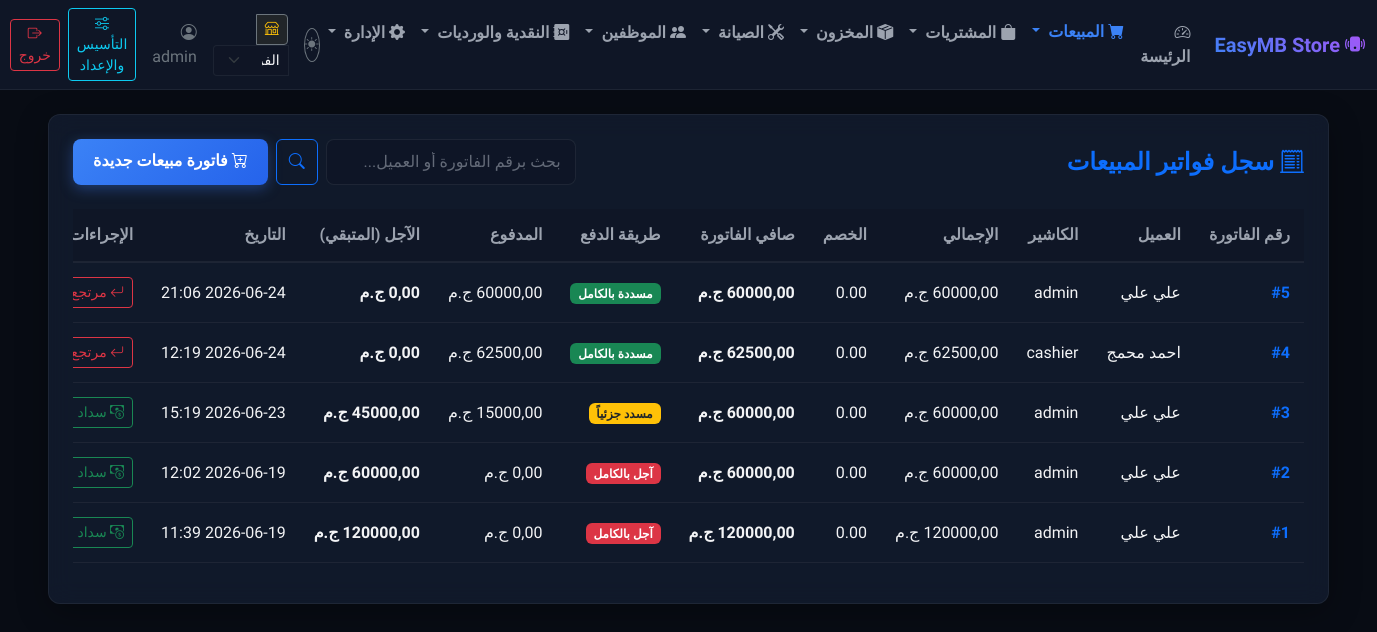
The app's page /sales/ (signed in) with its own data.
### erp/models.py (models this page shows, shortened)
class SaleInvoice(models.Model):
    branch = models.ForeignKey(Branch, on_delete=models.CASCADE, default=1, verbose_name="الفرع")
    shift = models.ForeignKey(CashShift, on_delete=models.PROTECT, verbose_name="الوردية")
    cashier = models.ForeignKey(User, on_delete=models.PROTECT, verbose_name="الكاشير")
    customer = models.ForeignKey(Contact, on_delete=models.PROTECT, verbose_name="العميل")
    date_created = models.DateTimeField(auto_now_add=True, verbose_name="تاريخ الفاتورة")
    total_amount = models.DecimalField(max_digits=12, decimal_places=2, verbose_name="الإجمالي")
    discount = models.DecimalField(max_digits=10, decimal_places=2, default=0.00, verbose_name="الخصم")
    traded_in_device = models.ForeignKey(Device, on_delete=models.SET_NULL, null=True, blank=True, related_name='traded_in_invoice', verbose_name="الجهاز المستبدل")
    trade_in_value = models.DecimalField(max_digits=10, decimal_places=2, default=0.00, verbose_name="قيمة الاستبدال")
    net_amount = models.DecimalField(max_digits=12, decimal_places=2, verbose_name="الصافي")
    points_earned = models.IntegerField(default=0, verbose_name="نقاط مكتسبة")
    points_redeemed = models.IntegerField(default=0, verbose_name="نقاط مستبدلة")
    points_discount = models.DecimalField(max_digits=10, decimal_places=2, default=0.00, verbose_name="خصم النقاط المستبدلة")
    gift_card = models.ForeignKey('GiftCard', on_delete=models.SET_NULL, null=True, blank=True, verbose_name="بطاقة الهدية المستخدمة")
    gift_card_deduction = models.DecimalField(max_digits=10, decimal_places=2, default=0.00, verbose_name="المخصوم من بطاقة الهدية")
    PAYMENT_METHOD_CHOICES = (
        ('cash', 'نقدي (كاش)'),
        ('credit', 'آجل بالكامل'),
        ('partial', 'مسدد جزئياً'),
    )
    payment_method = models.CharField(max_length=20, choices=PAYMENT_METHOD_CHOICES, default='cash', verbose_name="طريقة الدفع")
    paid_amount = models.DecimalField(max_digits=12, decimal_places=2, default=0.00, verbose_name="المبلغ المدفوع")
    @property
    def remaining_amount(self):
        return self.net_amount - self.paid_amount
    class Meta:
        verbose_name = "فاتورة مبيعات"
        verbose_name_plural = "فواتير المبيعات"

class Contact(models.Model):
    CONTACT_TYPES = (
        ('customer', 'عميل'),
        ('supplier', 'مورد شركات'),
        ('used_seller', 'بائع أجهزة مستعملة (فرد)'),
    )
    name = models.CharField(max_length=255, verbose_name="الاسم")
    branch = models.ForeignKey(Branch, on_delete=models.CASCADE, default=1, verbose_name="الفرع")
    phone = models.CharField(max_length=20, unique=True, validators=[phone_validator], verbose_name="رقم الهاتف")
    contact_type = models.CharField(max_length=20, choices=CONTACT_TYPES, verbose_name="نوع جهة الاتصال")
    national_id = models.CharField(max_length=14, blank=True, null=True, validators=[national_id_validator], verbose_name="الرقم القومي")
    address = models.TextField(blank=True, null=True, verbose_name="العنوان")
    loyalty_points = models.IntegerField(default=0, verbose_name="رصيد نقاط الولاء")
    opening_balance = models.DecimalField(max_digits=12, decimal_places=2, default=0.00, verbose_name="رصيد أول المدة")
    class Meta:
        verbose_name = "جهة اتصال"
        verbose_name_plural = "جهات الاتصال"

### erp/views.py (the view)
# urls.py: path('sales/', views.sale_invoice_list, name='sale_list'),
@login_required
@permission_required('erp.view_saleinvoice', raise_exception=True)
def sale_invoice_list(request):
    from django.core.paginator import Paginator
    from django.db.models import Q
    query = request.GET.get('q', '')
    invoices = SaleInvoice.objects.filter(branch__in=[request.branch] if request.branch else request.user_allowed_branches).select_related('customer', 'cashier').order_by('-date_created')
    if query:
        invoices = invoices.filter(
            Q(id__icontains=query) |
            Q(customer__name__icontains=query) |
            Q(customer__phone__icontains=query)
        )
    paginator = Paginator(invoices, 20)
    page_number = request.GET.get('page')
    page_obj = paginator.get_page(page_number)
    from erp.models import Treasury
    active_treasuries = Treasury.objects.filter(is_active=True)
    return render(request, 'erp/sale_invoice_list.html', {
        'page_obj': page_obj,
        'query': query,
        'active_treasuries': active_treasuries,
    })

### erp/templates/erp/sale_invoice_list.html (shortened to what this page needs)
{% extends 'erp/base.html' %}
{% block content %}
<div class="glass-card p-4">
    <div class="d-flex flex-wrap justify-content-between align-items-center mb-4 gap-3">
        <h4 class="mb-0 text-primary fw-bold"><i class="bi bi-receipt-cutoff"></i> سجل فواتير المبيعات</h4>
        <div class="d-flex gap-2">
            <form method="GET" class="d-flex">
                <input type="text" name="q" class="form-control bg-dark border-secondary text-light me-2" placeholder="بحث برقم الفاتورة أو العميل..." value="{{ query }}">
                <button type="submit" class="btn btn-outline-primary"><i class="bi bi-search"></i></button>
            </form>
            <a href="{% url 'erp:pos' %}" class="btn btn-primary"><i class="bi bi-cart-plus"></i> فاتورة مبيعات جديدة</a>
        </div>
    </div>
    <div class="table-responsive">
        <table class="table table-custom text-nowrap">
            <thead>
                <tr>
                    <th>رقم الفاتورة</th>
                    <th>العميل</th>
                    <th>الكاشير</th>
                    <th>الإجمالي</th>
                    <th>الخصم</th>
                    <th>صافي الفاتورة</th>
                    <th>طريقة الدفع</th>
                    <th>المدفوع</th>
                    <th>الآجل (المتبقي)</th>
                    <th>التاريخ</th>
                    <th>الإجراءات</th>
                </tr>
            </thead>
            <tbody>
                {% for invoice in page_obj %}
                    <tr>
                        <td>
                            <a href="{% url 'erp:sale_detail' invoice.id %}" class="fw-bold text-primary text-decoration-none">
                                #{{ invoice.id }}
                            </a>
                        </td>
                        <td>{{ invoice.customer.name }}</td>
                        <td>{{ invoice.cashier.username }}</td>
                        <td>{{ invoice.total_amount }} ج.م</td>
                        <td class="text-danger">{% if invoice.discount > 0 %}-{{ invoice.discount }} ج.م{% else %}0.00{% endif %}</td>
                        <td class="text-success fw-bold">{{ invoice.net_amount }} ج.م</td>
                        <td>
                            {% if invoice.payment_method == 'cash' %}
                                <span class="badge bg-success">مسددة بالكامل</span>
                            {% elif invoice.payment_method == 'credit' %}
                                <span class="badge bg-danger">آجل بالكامل</span>
                            {% elif invoice.payment_method == 'partial' %}
                                <span class="badge bg-warning text-dark">مسدد جزئياً</span>
                            {% endif %}
                        </td>
                        <td class="text-light">{{ invoice.paid_amount }} ج.م</td>
                        <td class="fw-bold {% if invoice.remaining_amount > 0 %}text-warning{% else %}text-secondary{% endif %}">
                            {{ invoice.remaining_amount }} ج.م
                        </td>
                        <td>{{ invoice.date_created|date:"Y-m-d H:i" }}</td>
                        <td>
                            {% if invoice.remaining_amount > 0 %}
                                <button type="button" class="btn btn-sm btn-outline-success btn-pay"
                                        data-bs-toggle="modal"
                                        data-bs-target="#payInvoiceModal"
                                        data-invoice-id="{{ invoice.id }}"
                                        data-customer-name="{{ invoice.customer.name }}"
                                        data-remaining="{{ invoice.remaining_amount }}">
                                    <i class="bi bi-cash-coin"></i> سداد
                                </button>
                            {% endif %}
                            <a href="{% url 'erp:sale_return_create' invoice.id %}" class="btn btn-sm btn-outline-danger" title="إرجاع أصناف">
                                <i class="bi bi-arrow-return-left"></i> مرتجع
                            </a>
                        </td>
                    </tr>
                {% endfor %}
            </tbody>
        </table>
    </div>
</div>
{% endblock %}

### erp/templates/erp/base.html (shortened to what this page needs)
<!DOCTYPE html>
<html lang="ar" dir="rtl">
<head>
    <link rel="stylesheet" href="https://cdn.jsdelivr.net/npm/bootstrap@5.3.2/dist/css/bootstrap.rtl.min.css">
    <link rel="stylesheet" href="https://cdn.jsdelivr.net/npm/bootstrap-icons@1.11.2/font/bootstrap-icons.min.css">
    {% load static %}
    <link rel="stylesheet" href="{% static 'css/styles.css' %}?v={% now 'U' %}">
</head>
<body>
    <nav class="navbar navbar-expand-lg navbar-dark navbar-custom sticky-top">
        <div class="container-fluid">
            <a class="navbar-brand" href="{% if request.user.is_staff or request.user.is_superuser %}{% url 'erp:dashboard' %}{% elif perms.erp.add_saleinvoice %}{% url 'erp:pos' %}{% elif perms.erp.change_repairticket %}{% url 'erp:repair_list' %}{% else %}{% url 'erp:pos' %}{% endif %}">
                <i class="bi bi-phone-vibrate-fill"></i> EasyMB Store
            </a>
            <div class="collapse navbar-collapse" id="navbarNav">
                <ul class="navbar-nav me-auto mb-2 mb-lg-0">
                    {% if request.user.is_staff or request.user.is_superuser %}
                    <li class="nav-item">
                        <a class="nav-link {% if request.resolver_match.view_name == 'erp:dashboard' %}active{% endif %}" href="{% url 'erp:dashboard' %}">
                            <i class="bi bi-speedometer2"></i> الرئيسة
                        </a>
                    </li>
                    {% endif %}
                    {% if perms.erp.add_saleinvoice %}
                    <li class="nav-item dropdown">
                        <a class="nav-link dropdown-toggle {% if 'pos' in request.resolver_match.view_name or 'sale' in request.resolver_match.view_name %}active{% endif %}" href="#" id="salesDropdown" role="button" data-bs-toggle="dropdown" aria-expanded="false">
                            <i class="bi bi-cart-fill"></i> المبيعات
                        </a>
                    </li>
                    {% endif %}
                    {% if perms.erp.add_device or perms.erp.view_purchaseinvoice %}
                    <li class="nav-item dropdown">
                        <a class="nav-link dropdown-toggle {% if 'purchase' in request.resolver_match.view_name %}active{% endif %}" href="#" id="purchasesDropdown" role="button" data-bs-toggle="dropdown" aria-expanded="false">
                            <i class="bi bi-bag-fill"></i> المشتريات
                        </a>
                    </li>
                    {% endif %}
                    {% if perms.erp.view_stock or perms.erp.view_stocktransfer %}
                    <li class="nav-item dropdown">
                        <a class="nav-link dropdown-toggle " href="#" id="inventoryDropdown" role="button" data-bs-toggle="dropdown" aria-expanded="false">
                            <i class="bi bi-box-seam-fill"></i> المخزون
                        </a>
                    </li>
                    {% endif %}
                    {% if perms.erp.view_repairticket %}
                    <li class="nav-item dropdown">
                        <a class="nav-link dropdown-toggle {% if 'repair' in request.resolver_match.view_name %}active{% endif %}" href="#" id="repairsDropdown" role="button" data-bs-toggle="dropdown" aria-expanded="false">
                            <i class="bi bi-tools"></i> الصيانة
                        </a>
                    </li>
                    {% endif %}
                    {% if request.user.is_authenticated %}
                    <li class="nav-item dropdown">
                        <a class="nav-link dropdown-toggle " href="#" id="hrDropdown" role="button" data-bs-toggle="dropdown" aria-expanded="false">
                            <i class="bi bi-people-fill"></i> الموظفين
                        </a>
                    </li>
                    {% endif %}
                    {% if perms.erp.view_cashshift %}
                    <li class="nav-item dropdown">
                        <a class="nav-link dropdown-toggle " href="#" id="cashDropdown" role="button" data-bs-toggle="dropdown" aria-expanded="false">
                            <i class="bi bi-safe-fill"></i> النقدية والورديات
                        </a>
                    </li>
                    {% endif %}
                    {% if request.user.is_staff or request.user.is_superuser %}
                    <li class="nav-item dropdown">
                        <a class="nav-link dropdown-toggle " href="#" id="adminDropdown" role="button" data-bs-toggle="dropdown" aria-expanded="false">
                            <i class="bi bi-gear-fill"></i> الإدارة
                        </a>
                    </li>
                    {% endif %}
                </ul>
                <div class="d-flex align-items-center">
                    <button id="themeToggleBtn" class="btn btn-outline-secondary btn-sm me-3 text-secondary" title="تغيير نظام الإضاءة" style="border-radius: 50%; width: 34px; height: 34px; display: flex; align-items: center; justify-content: center; padding: 0;">
                        <i id="themeToggleIcon" class="bi bi-sun-fill"></i>
                    </button>
                    {% if request.user.is_authenticated %}
                        {% if user_allowed_branches %}
                        <form action="{% url 'erp:switch_branch' %}" method="POST" class="d-inline me-3">
                            <div class="input-group input-group-sm">
                                <span class="input-group-text bg-dark text-warning border-secondary">
                                    <i class="bi bi-shop"></i>
                                </span>
                                <select name="branch_id" class="form-select bg-dark text-light border-secondary" onchange="this.form.elements['next'].value = window.location.pathname + window.location.search + window.location.hash; this.form.submit()" style="max-width: 150px;">
                                    {% for b in user_allowed_branches %}
                                    <option value="{{ b.id }}" {% if active_branch and active_branch.id == b.id %}selected{% endif %}>{{ b.name }}</option>
                                    {% endfor %}
                                </select>
                            </div>
                        </form>
                        {% endif %}
                        <span class="text-secondary me-3">
                            <i class="bi bi-person-circle"></i> {{ request.user.username }}
                        </span>
                        {% if perms.erp.change_storesetting %}
                        <a href="{% url 'erp:setup_dashboard' %}" class="btn btn-outline-info btn-sm me-2">
                            <i class="bi bi-sliders"></i> التأسيس والإعداد
                        </a>
                        {% endif %}
                        <form action="{% url 'erp:logout' %}" method="POST" class="d-inline">
                            <button type="submit" class="btn btn-outline-danger btn-sm">
                                <i class="bi bi-box-arrow-right"></i> خروج
                            </button>
                        </form>
                    {% else %}
                        <a href="{% url 'erp:login' %}" class="btn btn-primary btn-sm">
                            <i class="bi bi-box-arrow-in-left"></i> دخول
                        </a>
                    {% endif %}
                </div>
            </div>
        </div>
    </nav>
    <div class="container-fluid py-4 px-lg-5">
        {% block content %}{% endblock %}
    </div>
</body>
</html>

### records on screen
SaleInvoice: id "5", customer.name "علي علي", cashier.username "admin", total_amount "60000,00", discount "0.00", net_amount "60000,00", payment_method "مسددة بالكامل", paid_amount "60000,00", remaining_amount "0,00", date_created "2026-06-24 21:06"
SaleInvoice: id "4", customer.name "احمد محمج", cashier.username "cashier", total_amount "62500,00", discount "0.00", net_amount "62500,00", payment_method "مسددة بالكامل", paid_amount "62500,00", remaining_amount "0,00", date_created "2026-06-24 12:19"
SaleInvoice: id "3", customer.name "علي علي", cashier.username "admin", total_amount "60000,00", discount "0.00", net_amount "60000,00", payment_method "مسدد جزئياً", paid_amount "15000,00", remaining_amount "45000,00", date_created "2026-06-23 15:19"
SaleInvoice: id "2", customer.name "علي علي", cashier.username "admin", total_amount "60000,00", discount "0.00", net_amount "60000,00", payment_method "آجل بالكامل", paid_amount "0,00", remaining_amount "60000,00", date_created "2026-06-19 12:02"
SaleInvoice: id "1", customer.name "علي علي", cashier.username "admin", total_amount "120000,00", discount "0.00", net_amount "120000,00", payment_method "آجل بالكامل", paid_amount "0,00", remaining_amount "120000,00", date_created "2026-06-19 11:39"

### other values on screen
{{ request.user.username }} "admin"
form field branch_id "الفرع الرئيسي"
